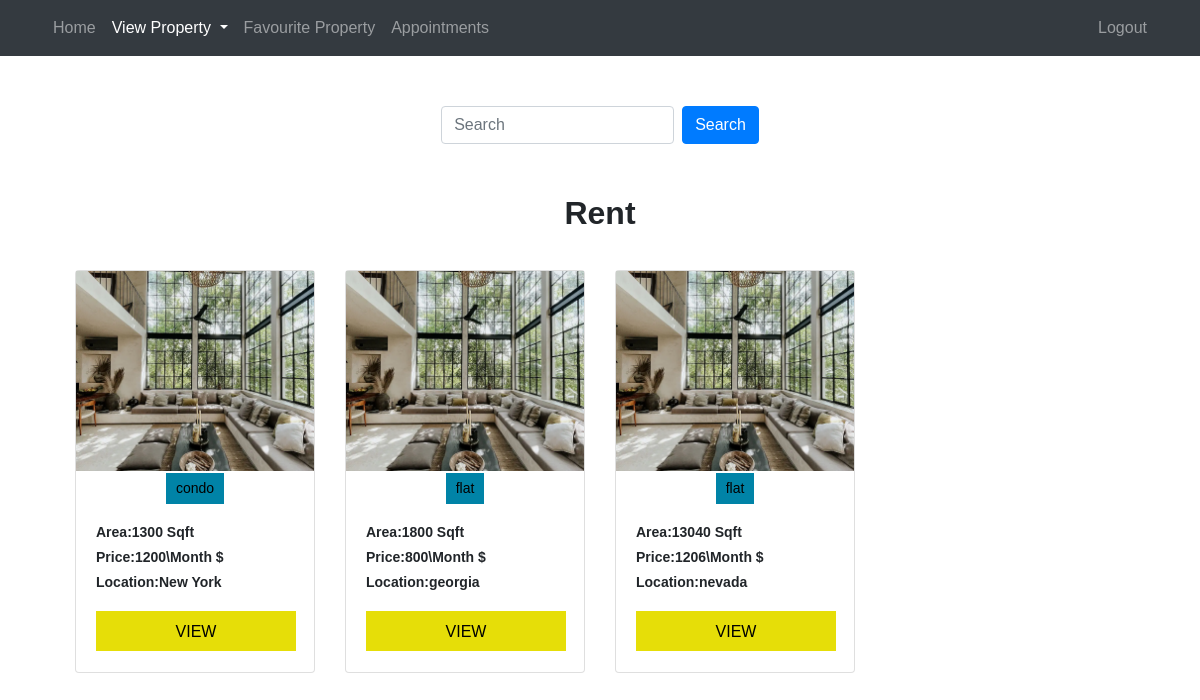
The app's page /rent (signed in) with its own data.
### project_code/models.py (models this page shows)
class Property(db.Model):
    id = db.Column(db.Integer, primary_key=True)
    type = db.Column(db.String(10000))
    category = db.Column(db.String(10000))
    area = db.Column(db.String(10000))
    address = db.Column(db.String(10000))
    developer = db.Column(db.String(10000))
    location = db.Column(db.String(10000))
    price = db.Column(db.String(10000))
    bedroom = db.Column(db.String(10000))
    bathroom = db.Column(db.String(10000))
    furnished = db.Column(db.String(10000))
    cctv = db.Column(db.String(100))
    parking = db.Column(db.String(100))
    image_1 = db.Column(db.String(10000))
    image_2 = db.Column(db.String(10000))
    image_3 = db.Column(db.String(10000))
    image_4 = db.Column(db.String(10000))
    date = db.Column(db.DateTime(timezone=True), default=func.now())
    user_id = db.Column(db.Integer, db.ForeignKey('user.id'))

### project_code/views.py (the view, shortened to what this page needs)
@views.route('/rent', methods=['GET', 'POST'])
@login_required
def rent():
    if request.method == 'GET':
        properties = Property.query.filter(Property.category.ilike('%rent%')).all()
        return render_template("rent.html", user=current_user, properties=properties )

### project_code/templates/rent.html
{% extends "base.html" %} {% block title %} Rent {% endblock %}
{% block content %}
<div class = "container div_position">
    <form action="/rent" method="POST" class="form-inline">
    <input class="form-control mr-sm-2" type="text" name="search" placeholder="Search" aria-label="Search">
   <button class="btn btn-primary" type="submit">Search</button>
 </form>
  </div>
  <div>
    <div class = "container div_position1">
    <h2><b>Rent</b></h2>
   </div>
  </div>
<div class="container card-margin">
	<div class="row" id="crds">
    {% for property in properties %}
    <div class="col-md-3">
        <div class="card rounded">
            <div class="card-image">
                <img class="img-fluid fixed-size-img" src="static/house/{{property.image_1}}" />
            </div>
            <div class="card-image-overlay m-auto justify-content-center">
                <span class="card-detail-badge ">{{property.type}}</span>
            </div>
            <div class="card-body text-start">
                <div class="crd-title m-auto">
                    <h6><b>Area:{{property.area}} Sqft</b></h6>
                    <h6><b>Price:{{property.price}} $</b></h6>
                    <h6><b>Location:{{property.location}}</b></h6>
                </div>
                <a class="crd-btn" href="/view_property/{{property.id}}">View</a>
            </div>
        </div>
    </div>
    {% endfor %}
</div>
</div>
{% endblock %}

### project_code/static/styles.css (style rules this page uses)
body, html { height: 100%; }
.fixed-size-img { width: 300px; height: 200px; object-fit: cover; }
.card-margin { margin-top: 20px; }
.div_position { margin-top: 50px; margin-bottom: 50px; display: flex; align-items: center; justify-content: center; }
.div_position1 { margin-top: 20px; display: flex; align-items: center; justify-content: center; }
body { font-family: 'Montserrat', sans-serif; }
#crds { margin:30px 0px 30px 0px; }
#crds .card-detail-badge { background: #0083a7; text-align: center; border-radius: unset; color: #000; padding: 5px 10px; font-size: 14px; }
#crds .card-image-overlay { font-size: 20px; }
#crds .card-image-overlay span { display: inline-block; }
#crds .crd-btn { text-transform: uppercase; width: 200px; height: 40px; border-radius: unset; font-size: 16px; line-height: 35px; text-align: center; border: 3px solid #e6de08; display: block; text-decoration: none; margin: 20px auto 1px auto; color: #000; overflow: hidden; position: relative; background-color: #e6de08; }
#crds .crd-title h6 { font-size: 14px; }

### records on screen
Property: image_1 (picture), type "condo", area "1300", price "1200\\Month", location "New York"
Property: image_1 (picture), type "flat", area "1800", price "800\\Month", location "georgia"
Property: image_1 (picture), type "flat", area "13040", price "1206\\Month", location "nevada"
